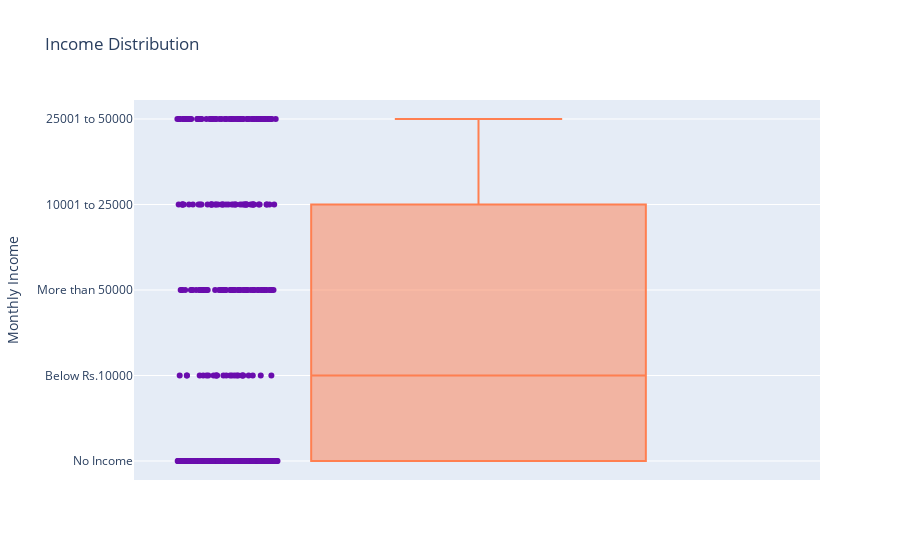

Source (notebook cell):
### Code cell
#4. Monthly Income Distribution
fig = px.box(df, y="Monthly Income", title="Income Distribution", points="all")
fig.update_traces(
    marker=dict(color="#6A0DAD"), 
    line=dict(color="#FF7F50")
)
fig.show()

### Figure 1 — Plotly figure (JSON) as saved in the notebook; plotly's stock layout.template omitted (floating-point values rounded to 4 significant figures; data arrays with more than 128 entries replaced by an {"elided": "..."} marker saying what was removed)
{"data": [{"alignmentgroup": "True", "boxpoints": "all", "hovertemplate": "Monthly Income=%{y}<extra></extra>", "legendgroup": "", "line": {"color": "#FF7F50"}, "marker": {"color": "#6A0DAD"}, "name": "", "notched": false, "offsetgroup": "", "orientation": "v", "showlegend": false, "type": "box", "x0": " ", "xaxis": "x", "y": {"elided": "387 str values"}, "y0": " ", "yaxis": "y"}], "layout": {"autosize": true, "boxmode": "group", "legend": {"tracegroupgap": 0}, "title": {"text": "Income Distribution"}, "xaxis": {"anchor": "y", "autorange": true, "domain": [0, 1], "range": [-0.5034, 0.5], "type": "category"}, "yaxis": {"anchor": "x", "autorange": true, "domain": [0, 1], "range": [-0.2222, 4.222], "title": {"text": "Monthly Income"}, "type": "category"}}}
